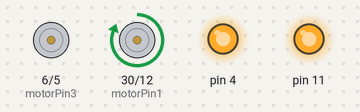
Bench run of a sketch on a simulated Arduino Mega 2560, built with avr-gcc and run on an emulated ATmega2560. On the bench: motor-driver pin pairs drawn as motors (green arrow = first pin HIGH = forward, orange = second pin HIGH = backward, longer = more drive), output pins drawn as LEDs (lit = HIGH).

Above: at 0.1 s.
At 2.1 s:
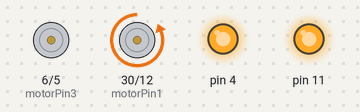
At 4.1 s:
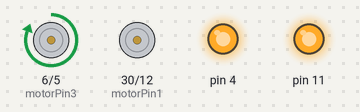
At 8.1 s:
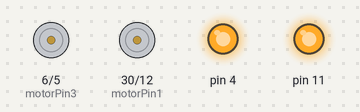
Timing chart, 0 to 9.6 s (numbered marks = the images above):
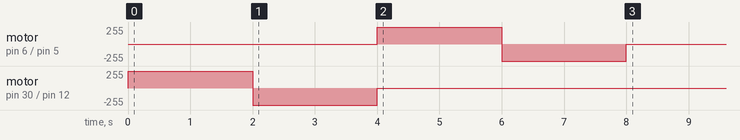

The sketch:

MotorTest.ino
```cpp
#include <motorDriver.h>
//L293D
//Motor A
const int motorPin1  = 30;  // Pin 14 of L293
const int motorPin2  = 12;  // Pin 10 of L293
//Motor B
const int motorPin3  = 6; // Pin  7 of L293
const int motorPin4  = 5;  // Pin  2 of L293

//This will run only one time.
void setup(){

    //Set pins as outputs
    pinMode(motorPin1, OUTPUT);
    pinMode(motorPin2, OUTPUT);
    pinMode(motorPin3, OUTPUT);
    pinMode(motorPin4, OUTPUT);
    pinMode(11, OUTPUT);
    pinMode(4, OUTPUT);
    digitalWrite(11, HIGH);
    digitalWrite(4, HIGH);
    //Motor Control - Motor A: motorPin1,motorpin2 & Motor B: motorpin3,motorpin4

    //This code  will turn Motor A clockwise for 2 sec.
    digitalWrite(motorPin1, HIGH);
    digitalWrite(motorPin2, LOW);
    digitalWrite(motorPin3, LOW);
    digitalWrite(motorPin4, LOW);
    delay(2000);
    //This code will turn Motor A counter-clockwise for 2 sec.
    digitalWrite(motorPin1, LOW);
    digitalWrite(motorPin2, HIGH);
    digitalWrite(motorPin3, LOW);
    digitalWrite(motorPin4, LOW);
    delay(2000);

    //This code will turn Motor B clockwise for 2 sec.
    digitalWrite(motorPin1, LOW);
    digitalWrite(motorPin2, LOW);
    digitalWrite(motorPin3, HIGH);
    digitalWrite(motorPin4, LOW);
    delay(2000);
    //This code will turn Motor B counter-clockwise for 2 sec.
    digitalWrite(motorPin1, LOW);
    digitalWrite(motorPin2, LOW);
    digitalWrite(motorPin3, LOW);
    digitalWrite(motorPin4, HIGH);
    delay(2000);

    //And this code will stop motors
    digitalWrite(motorPin1, LOW);
    digitalWrite(motorPin2, LOW);
    digitalWrite(motorPin3, LOW);
    digitalWrite(motorPin4, LOW);

}


void loop(){


}
```
